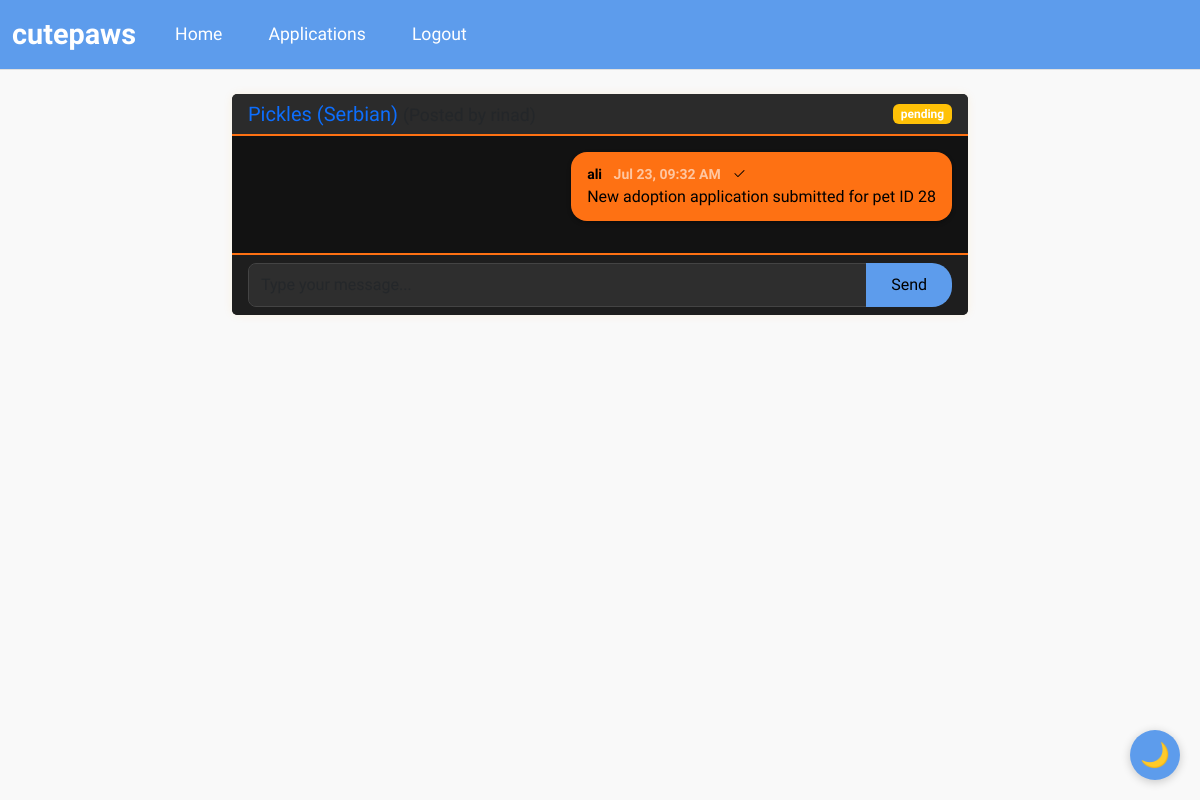
The app's page /messages/2 (signed in), older data.
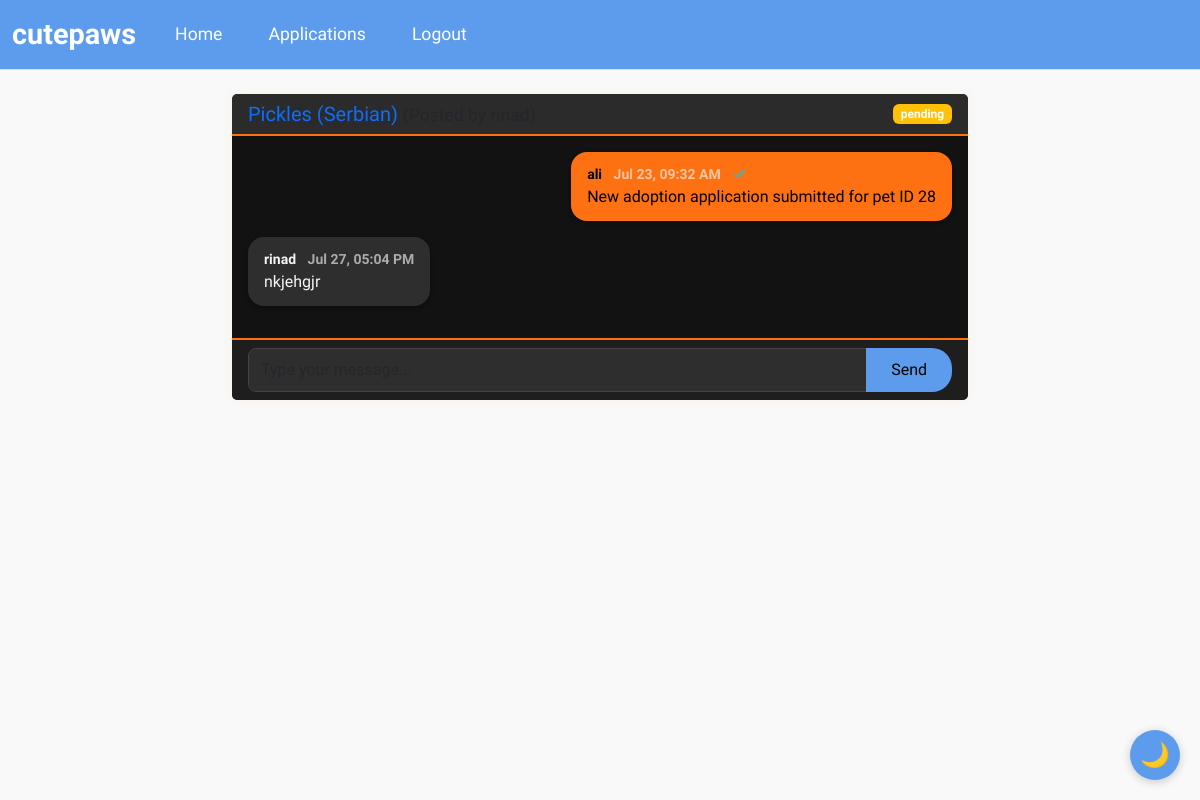
The same page, newer data.
### wepsite/models.py (models this page shows)
class Message(db.Model):
    id = db.Column(db.Integer, primary_key=True)
    application_id = db.Column(db.Integer, db.ForeignKey('adoption_application.id'))
    sender_id = db.Column(db.Integer, db.ForeignKey('user.id'))
    content = db.Column(db.Text)
    timestamp = db.Column(db.DateTime, default=func.now())
    is_read = db.Column(db.Boolean, default=False)
    sender = db.relationship('User', foreign_keys=[sender_id])
    is_deleted = db.Column(db.Boolean, default=False)

class User(db.Model, UserMixin):
    id         = db.Column(db.Integer, primary_key=True)
    email      = db.Column(db.String(150), unique=True, nullable=False)
    password   = db.Column(db.String(150), nullable=False)
    first_name = db.Column(db.String(150), nullable=False)
    is_admin   = db.Column(db.Boolean, default=False)

### wepsite/views.py (the view, shortened to what this page needs)
@views.route('/messages/<int:application_id>', methods=['GET', 'POST'])
@login_required
def messages(application_id):
    application = AdoptionApplication.query.get(application_id)
    if not application:
        flash('this application does no longer exist','error')
        return redirect(url_for('views.applications'))
    if current_user.id != application.user_id and (
    not current_user.is_admin or application.pet.posted_by != current_user.id
):
        flash("You don't have permission to view these messages.", "error")
        return redirect(url_for('views.home'))
    messages = Message.query.filter_by(application_id=application_id, is_deleted = False).order_by(Message.timestamp).all()
    messages_to_update = []
    for msg in messages:
        if msg.sender_id != current_user.id and not msg.is_read:
            msg.is_read = True
            messages_to_update.append(msg)
    if messages_to_update:
        db.session.commit()
    if current_user.is_admin:
        applications = AdoptionApplication.query.join(Pet).filter(
            Pet.posted_by == current_user.id
        ).all()
    else:
        applications = AdoptionApplication.query.filter_by(user_id=current_user.id).order_by(AdoptionApplication.id.desc()).all()
    for app in applications:
        app.unread = Message.query.filter(
            Message.application_id == app.id,
            Message.sender_id != current_user.id,
            Message.is_read == False
        ).count()
    return render_template(
        'messages.html',
        user=current_user,
        messages=messages,
        application=application,
        pet=application.pet,
        applications=applications  # Pass applications with unread counts
    )

### wepsite/templates/messages.html (shortened to what this page needs)
{% extends "base.html" %}
{% block extra_css %}
<link rel="stylesheet" href="{{ url_for('static', filename='css/messages.css') }}">
{% endblock %}
{% block content %}
<div class="container mt-4">
    <div class="row">
        <div class="col-md-8 mx-auto">
            <div class="card">
                <div class="card-header d-flex justify-content-between align-items-center">
                    <div>
                        <h5 class="mb-0">
                            {% if application.pet and not application.pet.is_deleted %}
                                <a href="{{ url_for('views.pet_detail', pet_id=application.pet.id) }}" class="text-decoration-none">
                                    {{ application.pet.name }} ({{ application.pet.breed }})
                                </a>
                                <small class="text-muted">
                                </small>
                            {% else %}
                                <span class="text-muted">Archived Pet Conversation</span>
                            {% endif %}
                        </h5>
                    </div>
                    <span class="badge bg-{{ 'success' if application.status == 'approved' else 'warning' if application.status == 'pending' else 'secondary' }}">
                        {{ application.status }}
                    </span>
                </div>
                <div class="card-body message-container" style="max-height: 500px; overflow-y: auto;">
                    {% for msg in messages %}
                        <div class="mb-3 message" data-message-id="{{ msg.id }}">
                            <div class="d-flex justify-content-{{ 'end' if msg.sender_id == current_user.id else 'start' }}">
                                <div class="message-bubble {{ 'bg-primary text-white' if msg.sender_id == current_user.id else 'bg-light' }}">
                                    <small class="d-block fw-bold">
                                        {{ msg.sender.first_name }}
                                        <span class="text-muted ms-2">{{ msg.timestamp.strftime('%b %d, %I:%M %p') }}</span>
                                        {% if msg.sender_id == current_user.id %}
                                            <span class="ms-2">
                                                {% if msg.is_read %}
                                                    <i class="bi bi-check2-all text-info" title="Read"></i>
                                                {% else %}
                                                    <i class="bi bi-check2" title="Delivered"></i>
                                                {% endif %}
                                            </span>
                                        {% endif %}
                                    </small>
                                    <p class="mb-0">{{ msg.content }}</p>
                                </div>
                            </div>
                        </div>
                    {% endfor %}
                </div>
                <div class="card-footer">
                    {% if application.status == 'archived' or (application.pet and application.pet.is_deleted) %}
                        <div class="alert alert-warning mb-3">
                            <i class="bi bi-archive-fill"></i> This application is archived and cannot be modified.
                        </div>
                    {% else %}
                        <form id="message-form" method="POST" action="{{ url_for('views.messages', application_id=application.id) }}">
                            <div class="input-group">
                                <input type="text" name="message" class="form-control" placeholder="Type your message..." required>
                                <button type="submit" class="btn btn-primary">Send</button>
                            </div>
                        </form>
                    {% endif %}
                </div>
            </div>
        </div>
    </div>
</div>
{% endblock %}

Row changes from the older to the newer data that the page shows:
changed Message "New adoption application submitted for pet ID 28": is_read False → True (drawn)
added Message: sender.first_name "rinad", timestamp "Jul 27, 05:04 PM", content "nkjehgjr"
